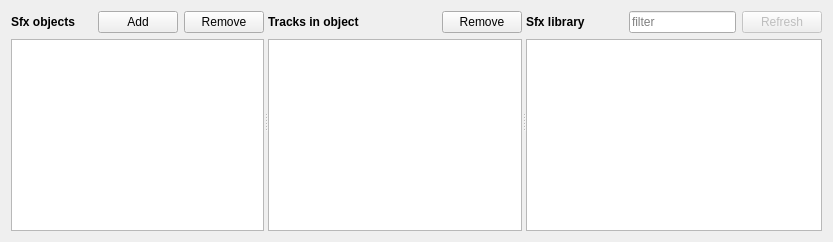
       <widget class="QWidget" name="sfx_tab">
        <attribute name="icon">
         <iconset resource="yonder.qrc">
          <normaloff>:/application/icons/icon-sfx.png</normaloff>:/application/icons/icon-sfx.png</iconset>
        </attribute>
        <attribute name="title">
         <string>&amp;Sfx</string>
        </attribute>
        <layout class="QHBoxLayout" name="horizontalLayout_3">
         <item>
          <widget class="QSplitter" name="splitter_sfx">
           <property name="orientation">
            <enum>Qt::Horizontal</enum>
           </property>
           <widget class="QWidget" name="layoutWidget_8">
            <layout class="QVBoxLayout" name="layout_sfx_objects">
             <item>
              <layout class="QHBoxLayout" name="layout_sfx_object_buttons">
               <item>
                <widget class="QLabel" name="label_sfx_objects">
                 <property name="font">
                  <font>
                   <weight>75</weight>
                   <bold>true</bold>
                  </font>
                 </property>
                 <property name="text">
                  <string>Sfx objects</string>
                 </property>
                 <property name="buddy">
                  <cstring>sfx_objects_view</cstring>
                 </property>
                </widget>
               </item>
               <item>
                <spacer name="horizontalSpacer_7">
                 <property name="orientation">
                  <enum>Qt::Horizontal</enum>
                 </property>
                 <property name="sizeHint" stdset="0">
                  <size>
                   <width>0</width>
                   <height>0</height>
                  </size>
                 </property>
                </spacer>
               </item>
               <item>
                <widget class="QPushButton" name="button_sfx_object_add">
                 <property name="text">
                  <string>Add</string>
                 </property>
                 <property name="icon">
                  <iconset resource="yonder.qrc">
                   <normaloff>:/application/icons/edit-new.png</normaloff>:/application/icons/edit-new.png</iconset>
                 </property>
                 <property name="shortcut">
                  <string>Ctrl+N</string>
                 </property>
                </widget>
               </item>
               <item>
                <widget class="QPushButton" name="button_sfx_object_remove">
                 <property name="text">
                  <string>Remove</string>
                 </property>
                 <property name="icon">
                  <iconset resource="yonder.qrc">
                   <normaloff>:/application/icons/edit-delete.png</normaloff>:/application/icons/edit-delete.png</iconset>
                 </property>
                 <property name="shortcut">
                  <string>Ctrl+Del</string>
                 </property>
                </widget>
               </item>
              </layout>
             </item>
             <item>
              <widget class="QListView" name="sfx_objects_view">
               <property name="alternatingRowColors">
                <bool>true</bool>
               </property>
              </widget>
             </item>
            </layout>
           </widget>
           <widget class="QWidget" name="layoutWidget">
            <layout class="QVBoxLayout" name="verticalLayout">
             <item>
              <layout class="QHBoxLayout" name="layout_sfx_tracks_buttons">
               <item>
                <widget class="QLabel" name="label_sfx_tracks">
                 <property name="font">
                  <font>
                   <weight>75</weight>
                   <bold>true</bold>
                  </font>
                 </property>
                 <property name="text">
                  <string>Tracks in object</string>
                 </property>
                 <property name="buddy">
                  <cstring>sfx_tracks_view</cstring>
                 </property>
                </widget>
               </item>
               <item>
                <spacer name="horizontalSpacer_8">
                 <property name="orientation">
                  <enum>Qt::Horizontal</enum>
                 </property>
                 <property name="sizeHint" stdset="0">
                  <size>
                   <width>40</width>
                   <height>20</height>
                  </size>
                 </property>
                </spacer>
               </item>
               <item>
                <widget class="QPushButton" name="button_sfx_tracks_remove">
                 <property name="text">
                  <string>Remove</string>
                 </property>
                 <property name="icon">
                  <iconset resource="yonder.qrc">
                   <normaloff>:/application/icons/edit-delete.png</normaloff>:/application/icons/edit-delete.png</iconset>
                 </property>
                 <property name="shortcut">
                  <string>Del</string>
                 </property>
                </widget>
               </item>
              </layout>
             </item>
             <item>
              <widget class="SfxObjectsTracksView" name="sfx_tracks_view">
               <property name="dragDropMode">
                <enum>QAbstractItemView::DropOnly</enum>
               </property>
               <property name="alternatingRowColors">
                <bool>true</bool>
               </property>
               <property name="selectionMode">
                <enum>QAbstractItemView::ExtendedSelection</enum>
               </property>
               <property name="selectionBehavior">
                <enum>QAbstractItemView::SelectRows</enum>
               </property>
               <property name="showGrid">
                <bool>false</bool>
               </property>
               <attribute name="horizontalHeaderStretchLastSection">
                <bool>true</bool>
               </attribute>
               <attribute name="verticalHeaderVisible">
                <bool>false</bool>
               </attribute>
              </widget>
             </item>
            </layout>
           </widget>
           <widget class="QWidget" name="layoutWidget_10">
            <layout class="QVBoxLayout" name="layout_sfx_library">
             <item>
              <layout class="QHBoxLayout" name="layout_sfx_library_buttons">
               <item>
                <widget class="QLabel" name="label_sfx_library">
                 <property name="font">
                  <font>
                   <weight>75</weight>
                   <bold>true</bold>
                  </font>
                 </property>
                 <property name="text">
                  <string>Sfx library</string>
                 </property>
                 <property name="buddy">
                  <cstring>sfx_library_view</cstring>
                 </property>
                </widget>
               </item>
               <item>
                <spacer name="horizontalSpacer_9">
                 <property name="orientation">
                  <enum>Qt::Horizontal</enum>
                 </property>
                 <property name="sizeHint" stdset="0">
                  <size>
                   <width>40</width>
                   <height>20</height>
                  </size>
                 </property>
                </spacer>
               </item>
               <item>
                <widget class="QLineEditFilter" name="edit_sfx_filter">
                 <property name="placeholderText">
                  <string>filter</string>
                 </property>
                </widget>
               </item>
               <item>
                <widget class="QPushButton" name="button_sfx_library_refresh">
                 <property name="enabled">
                  <bool>false</bool>
                 </property>
                 <property name="text">
                  <string>Refresh</string>
                 </property>
                 <property name="icon">
                  <iconset theme="view-refresh">
                   <normaloff/>
                  </iconset>
                 </property>
                </widget>
               </item>
              </layout>
             </item>
             <item>
              <widget class="SfxLibraryView" name="sfx_library_view">
               <property name="editTriggers">
                <set>QAbstractItemView::NoEditTriggers</set>
               </property>
               <property name="dragEnabled">
                <bool>true</bool>
               </property>
               <property name="dragDropMode">
                <enum>QAbstractItemView::DragOnly</enum>
               </property>
               <property name="alternatingRowColors">
                <bool>true</bool>
               </property>
               <property name="selectionMode">
                <enum>QAbstractItemView::ExtendedSelection</enum>
               </property>
               <property name="selectionBehavior">
                <enum>QAbstractItemView::SelectRows</enum>
               </property>
               <property name="showGrid">
                <bool>false</bool>
               </property>
               <attribute name="horizontalHeaderVisible">
                <bool>false</bool>
               </attribute>
               <attribute name="horizontalHeaderStretchLastSection">
                <bool>true</bool>
               </attribute>
               <attribute name="verticalHeaderVisible">
                <bool>false</bool>
               </attribute>
              </widget>
             </item>
            </layout>
           </widget>
          </widget>
         </item>
        </layout>
       </widget>
